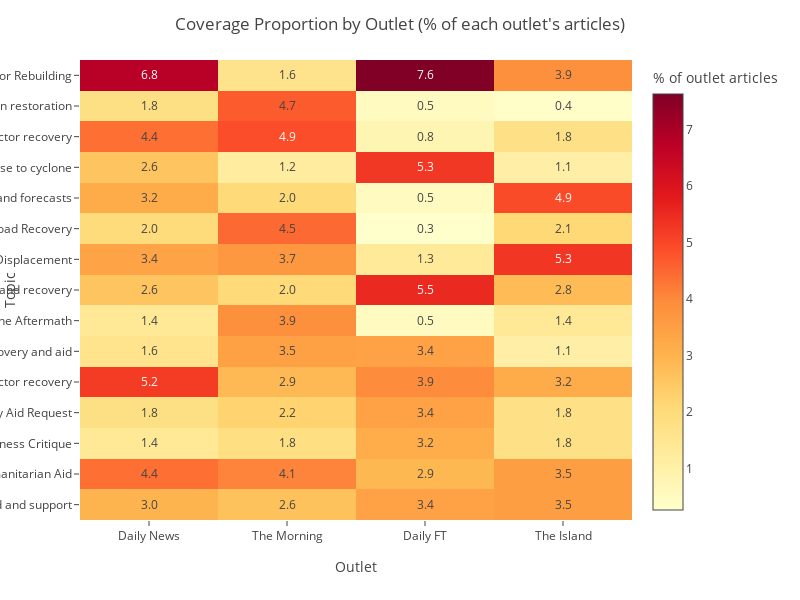

Here is the notebook cell this chart was saved with:
### Code cell
# Proportion heatmap: topics (sorted by variance) x outlets
heatmap_data = bias_df[['Aspect'] + [f'{n} (%)' for n in outlet_names]].copy()
heatmap_data = heatmap_data.set_index('Aspect')
heatmap_data.columns = outlet_names

fig = px.imshow(
    heatmap_data.values,
    x=outlet_names,
    y=heatmap_data.index.tolist(),
    text_auto='.1f',
    color_continuous_scale='YlOrRd',
    labels={'x': 'Outlet', 'y': 'Topic', 'color': '% of outlet articles'},
    aspect='auto',
)
fig.update_layout(
    title='Coverage Proportion by Outlet (% of each outlet\'s articles)',
    height=600,
    width=800,
    yaxis=dict(dtick=1),
)
fig.show()

### Figure 1 — Plotly figure (JSON) as saved in the notebook; plotly's stock layout.template omitted (floating-point values rounded to 4 significant figures)
{"data": [{"coloraxis": "coloraxis", "hovertemplate": "Outlet: %{x}<br>Topic: %{y}<br>% of outlet articles: %{z}<extra></extra>", "name": "0", "texttemplate": "%{z:.1f}", "type": "heatmap", "x": ["Daily News", "The Morning", "Daily FT", "The Island"], "xaxis": "x", "y": ["Corporate Donations for Rebuilding", "Flood and irrigation restoration", "Education sector recovery", "Fiscal response to cyclone", "Meteorological updates and forecasts", "Infrastructure and Road Recovery", "Casualties and Displacement", "Tourism impact and recovery", "Christmas and Cyclone Aftermath", "Economic recovery and aid", "Industrial sector recovery", "IMF Emergency Aid Request", "Disaster Preparedness Critique", "India's Humanitarian Aid", "Chinese aid and support"], "yaxis": "y", "z": [[6.773, 1.629, 7.632, 3.873], [1.793, 4.684, 0.5263, 0.3521], [4.382, 4.888, 0.7895, 1.761], [2.59, 1.222, 5.263, 1.056], [3.187, 2.037, 0.5263, 4.93], [1.992, 4.481, 0.2632, 2.113], [3.386, 3.666, 1.316, 5.282], [2.59, 2.037, 5.526, 2.817], [1.394, 3.87, 0.5263, 1.408], [1.594, 3.462, 3.421, 1.056], [5.179, 2.851, 3.947, 3.169], [1.793, 2.24, 3.421, 1.761], [1.394, 1.833, 3.158, 1.761], [4.382, 4.073, 2.895, 3.521], [2.988, 2.648, 3.421, 3.521]]}], "layout": {"coloraxis": {"colorbar": {"title": {"text": "% of outlet articles"}}, "colorscale": [[0, "rgb(255,255,204)"], [0.125, "rgb(255,237,160)"], [0.25, "rgb(254,217,118)"], [0.375, "rgb(254,178,76)"], [0.5, "rgb(253,141,60)"], [0.625, "rgb(252,78,42)"], [0.75, "rgb(227,26,28)"], [0.875, "rgb(189,0,38)"], [1, "rgb(128,0,38)"]]}, "height": 600, "margin": {"t": 60}, "title": {"text": "Coverage Proportion by Outlet (% of each outlet's articles)"}, "width": 800, "xaxis": {"anchor": "y", "domain": [0, 1], "title": {"text": "Outlet"}}, "yaxis": {"anchor": "x", "autorange": "reversed", "domain": [0, 1], "dtick": 1, "title": {"text": "Topic"}}}}
